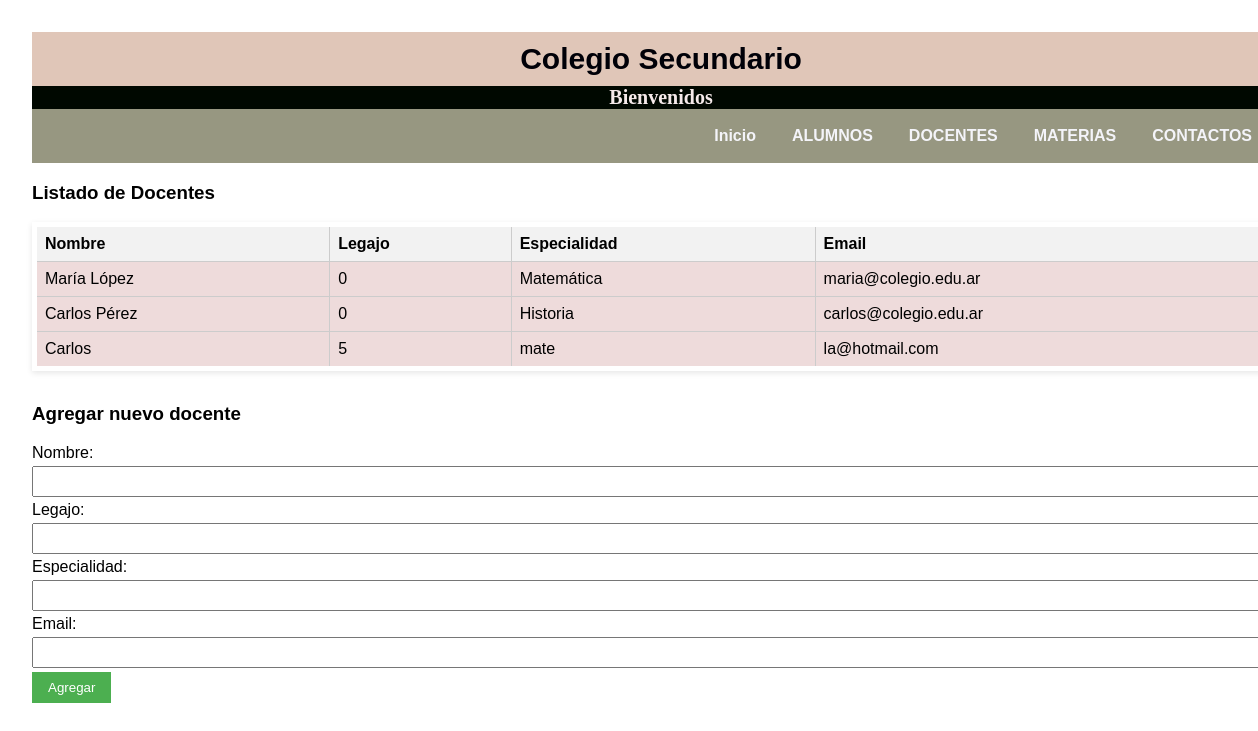
Page /mainfile/Docentes.php on the committed database.
### tables this page shows
CREATE TABLE `docentes` (
  `id` int(11) NOT NULL,
  `nombre` varchar(100) NOT NULL,
  `legajo` int(11) NOT NULL,
  `especialidad` varchar(100) DEFAULT NULL,
  `email` varchar(100) DEFAULT NULL
);

### Modelo/DBController.php (called while the page is built, shortened)
<?php
class DBController {
    private $host = "localhost";
    private $user = "root";
    private $password = "";
    private $database = "c";
    private $conn;
    function __construct() {
        $this->conn = $this->connectDB();
    }
    public function connectDB() {
        return mysqli_connect($this->host, $this->user, $this->password, $this->database);
    }
    public function runBaseQuery($query) {
        $result = $this->conn->query($query);
        $resultset = [];
        if ($result && $result->num_rows > 0) {
            while ($row = $result->fetch_assoc()) {
                $resultset[] = $row;
            }
        }
        return $resultset;
    }
}
?>

### Modelo/Docente.php (called while the page is built, shortened)
<?php
require_once "DBController.php";
class Docente {
    private $db_handle;
    public function __construct($db) {
        $this->db_handle = $db;
    }
    public function getAllDocentes() {
        $query = "SELECT * FROM docentes";
        return $this->db_handle->runBaseQuery($query);
    }
}
?>

### mainfile/Docentes.php (the view, shortened to what this page needs)
<?php
include_once ('../php/includes/variables_globales.php');
require_once "../Modelo/DBController.php";
require_once "../Modelo/Docente.php";
$db = new DBController();
$docente = new Docente($db);
$lista = $docente->getAllDocentes();
?>
<!DOCTYPE html>
<html lang="es">
<head>
  <link rel="stylesheet" href="../mainfile/css/estilos_de_contenido.css">
</head>
<body>
  <header>
    <h1 class="nombre_sitio"><?= $nombre_sitio ?></h1>
    <h2 class="nombre_secundario"><?= $nombre_secundario ?></h2>
  </header>
  <nav class="nav">
    <?= $nav_menu ?>
  </nav>
  <h3>Listado de Docentes</h3>
  <table>
    <tr>
      <th>Nombre</th>
      <th>Legajo</th>
      <th>Especialidad</th>
      <th>Email</th>
    </tr>
    <?php foreach ($lista as $doc): ?>
    <tr>
      <td><?= htmlspecialchars($doc["nombre"]) ?></td>
      <td><?= htmlspecialchars($doc["legajo"]) ?></td>
      <td><?= htmlspecialchars($doc["especialidad"]) ?></td>
      <td><?= htmlspecialchars($doc["email"]) ?></td>
    </tr>
    <?php endforeach; ?>
  </table>
  <form method="POST">
    <h3>Agregar nuevo docente</h3>
    <label>Nombre:</label>
    <input type="text" name="nombre" required>
    <label>Legajo:</label>
    <input type="text" name="legajo" required>
    <label>Especialidad:</label>
    <input type="text" name="especialidad" required>
    <label>Email:</label>
    <input type="email" name="email" required>
    <input type="submit" value="Agregar">
  </form>
</body>
</html>

### mainfile/css/estilos_de_contenido.css (style rules this page uses)
body { margin: 0; padding: 0; min-height: 100vh; width: 100%; }
.nombre_sitio { display: flex; justify-content: center; align-items: center; font-family: Verdana, sans-serif; font-size: 30px; text-align: center; color: rgb(0, 0, 8); background-color: rgb(224, 198, 184); padding: 10px 0; height: auto; margin-bottom: 0%; }
.nombre_secundario { font-family: Georgia, serif; font-size: 20px; color: rgb(245, 234, 234); background-color: rgb(0, 8, 0); text-align: center; margin-top: 0px; margin-bottom: 0px; }
.nav { background-color: rgb(151, 151, 129); display: flex; justify-content: flex-end; gap: 20px; padding: 10px 30px; font-size: 16px; }
table { width: 100%; border: 5px solid white; background-color: #eedbdb; box-shadow: 0 2px 6px rgba(0, 0, 0, 0.1); }

### mainfile/Docentes.php (style rules this page uses)
body { font-family: Arial; margin: 2em; }
table { border-collapse: collapse; width: 100%; margin-top: 1em; }
th, td { border: 1px solid #ccc; padding: 8px; text-align: left; }
th { background-color: #f2f2f2; }
form { margin-top: 2em; }
input[type="text"], input[type="email"] { width: 100%; padding: 6px; margin: 4px 0; }
input[type="submit"] { padding: 8px 16px; background-color: #4CAF50; color: white; border: none; }

### rows in the picture
docentes: nombre "María López", legajo "0", especialidad "Matemática", email "maria@colegio.edu.ar"
docentes: nombre "Carlos Pérez", legajo "0", especialidad "Historia", email "carlos@colegio.edu.ar"
docentes: nombre "Carlos", legajo "5", especialidad "mate", email "la@hotmail.com"

### other values in the picture
$nombre_sitio "Colegio Secundario"
$nombre_secundario "Bienvenidos"
